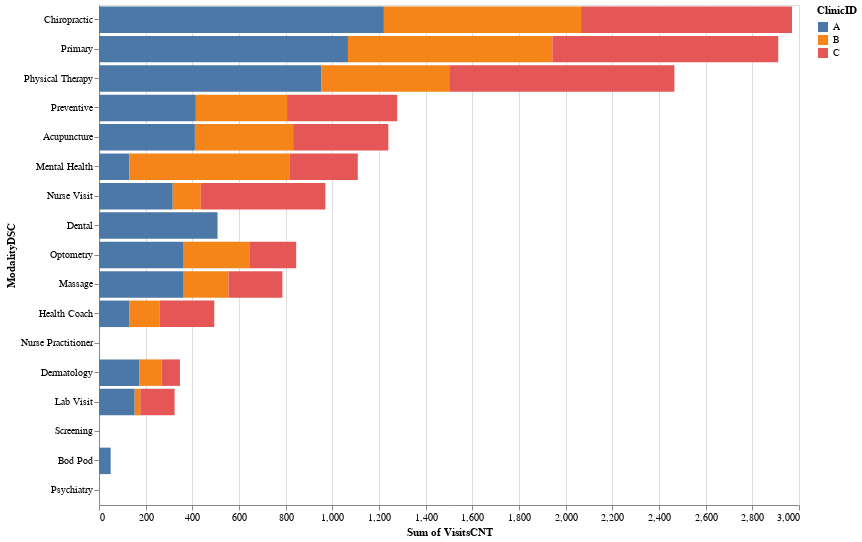

The notebook cell saved with this chart:
### Code cell
visits = (
    alt.Chart(df_modality_group)
    .mark_bar()
    .encode(
        x="sum(VisitsCNT):Q",
        y=alt.Y("ModalityDSC:N", sort="-x"),
        color="ClinicID:N",
        tooltip=["ClinicID", "sum(VisitsCNT):Q"],
    )
    .properties(width=700, height=500)
)
visits

### Figure 1 — Vega-Lite specification as saved in the notebook (floating-point values rounded to 4 significant figures)
{"config": {"view": {"continuousWidth": 400, "continuousHeight": 300}}, "data": {"name": "data-dfa2eaacb4b1e1e3e6c9f88cd405679b"}, "mark": "bar", "encoding": {"color": {"type": "nominal", "field": "ClinicID"}, "tooltip": [{"type": "nominal", "field": "ClinicID"}, {"type": "quantitative", "aggregate": "sum", "field": "VisitsCNT"}], "x": {"type": "quantitative", "aggregate": "sum", "field": "VisitsCNT"}, "y": {"type": "nominal", "field": "ModalityDSC", "sort": "-x"}}, "height": 500, "width": 700, "$schema": "https://vega.github.io/schema/vega-lite/v4.0.0.json", "datasets": {"data-dfa2eaacb4b1e1e3e6c9f88cd405679b": [{"ModalityDSC": "Acupuncture", "ClinicID": "A", "VisitsCNT": 411.0}, {"ModalityDSC": "Acupuncture", "ClinicID": "B", "VisitsCNT": 421.0}, {"ModalityDSC": "Acupuncture", "ClinicID": "C", "VisitsCNT": 408.0}, {"ModalityDSC": "Bod Pod", "ClinicID": "A", "VisitsCNT": 50.0}, {"ModalityDSC": "Bod Pod", "ClinicID": "B", "VisitsCNT": null}, {"ModalityDSC": "Bod Pod", "ClinicID": "C", "VisitsCNT": 15.0}, {"ModalityDSC": "Chiropractic", "ClinicID": "A", "VisitsCNT": 1221.0}, {"ModalityDSC": "Chiropractic", "ClinicID": "B", "VisitsCNT": 845.0}, {"ModalityDSC": "Chiropractic", "ClinicID": "C", "VisitsCNT": 904.0}, {"ModalityDSC": "Dental", "ClinicID": "A", "VisitsCNT": 508.0}, {"ModalityDSC": "Dental", "ClinicID": "B", "VisitsCNT": null}, {"ModalityDSC": "Dental", "ClinicID": "C", "VisitsCNT": 382.0}, {"ModalityDSC": "Dermatology", "ClinicID": "A", "VisitsCNT": 172.0}, {"ModalityDSC": "Dermatology", "ClinicID": "B", "VisitsCNT": 97.0}, {"ModalityDSC": "Dermatology", "ClinicID": "C", "VisitsCNT": 78.0}, {"ModalityDSC": "Health Coach", "ClinicID": "A", "VisitsCNT": 131.0}, {"ModalityDSC": "Health Coach", "ClinicID": "B", "VisitsCNT": 129.0}, {"ModalityDSC": "Health Coach", "ClinicID": "C", "VisitsCNT": 234.0}, {"ModalityDSC": "Lab Visit", "ClinicID": "A", "VisitsCNT": 153.0}, {"ModalityDSC": "Lab Visit", "ClinicID": "B", "VisitsCNT": 24.0}, {"ModalityDSC": "Lab Visit", "ClinicID": "C", "VisitsCNT": 147.0}, {"ModalityDSC": "Massage", "ClinicID": "A", "VisitsCNT": 360.0}, {"ModalityDSC": "Massage", "ClinicID": "B", "VisitsCNT": 195.0}, {"ModalityDSC": "Massage", "ClinicID": "C", "VisitsCNT": 231.0}, {"ModalityDSC": "Mental Health", "ClinicID": "A", "VisitsCNT": 130.0}, {"ModalityDSC": "Mental Health", "ClinicID": "B", "VisitsCNT": 686.0}, {"ModalityDSC": "Mental Health", "ClinicID": "C", "VisitsCNT": 293.0}, {"ModalityDSC": "Nurse Practitioner", "ClinicID": "A", "VisitsCNT": null}, {"ModalityDSC": "Nurse Practitioner", "ClinicID": "B", "VisitsCNT": 71.0}, {"ModalityDSC": "Nurse Practitioner", "ClinicID": "C", "VisitsCNT": 296.0}, {"ModalityDSC": "Nurse Visit", "ClinicID": "A", "VisitsCNT": 316.0}, {"ModalityDSC": "Nurse Visit", "ClinicID": "B", "VisitsCNT": 120.0}, {"ModalityDSC": "Nurse Visit", "ClinicID": "C", "VisitsCNT": 534.0}, {"ModalityDSC": "Optometry", "ClinicID": "A", "VisitsCNT": 360.0}, {"ModalityDSC": "Optometry", "ClinicID": "B", "VisitsCNT": 284.0}, {"ModalityDSC": "Optometry", "ClinicID": "C", "VisitsCNT": 201.0}, {"ModalityDSC": "Physical Therapy", "ClinicID": "A", "VisitsCNT": 952.0}, {"ModalityDSC": "Physical Therapy", "ClinicID": "B", "VisitsCNT": 549.0}, {"ModalityDSC": "Physical Therapy", "ClinicID": "C", "VisitsCNT": 965.0}, {"ModalityDSC": "Preventive", "ClinicID": "A", "VisitsCNT": 415.0}, {"ModalityDSC": "Preventive", "ClinicID": "B", "VisitsCNT": 391.0}, {"ModalityDSC": "Preventive", "ClinicID": "C", "VisitsCNT": 472.0}, {"ModalityDSC": "Primary", "ClinicID": "A", "VisitsCNT": 1067.0}, {"ModalityDSC": "Primary", "ClinicID": "B", "VisitsCNT": 876.0}, {"ModalityDSC": "Primary", "ClinicID": "C", "VisitsCNT": 968.0}, {"ModalityDSC": "Psychiatry", "ClinicID": "A", "VisitsCNT": null}, {"ModalityDSC": "Psychiatry", "ClinicID": "B", "VisitsCNT": 37.0}, {"ModalityDSC": "Psychiatry", "ClinicID": "C", "VisitsCNT": 4.0}, {"ModalityDSC": "Screening", "ClinicID": "A", "VisitsCNT": null}, {"ModalityDSC": "Screening", "ClinicID": "B", "VisitsCNT": 97.0}, {"ModalityDSC": "Screening", "ClinicID": "C", "VisitsCNT": 67.0}]}}
